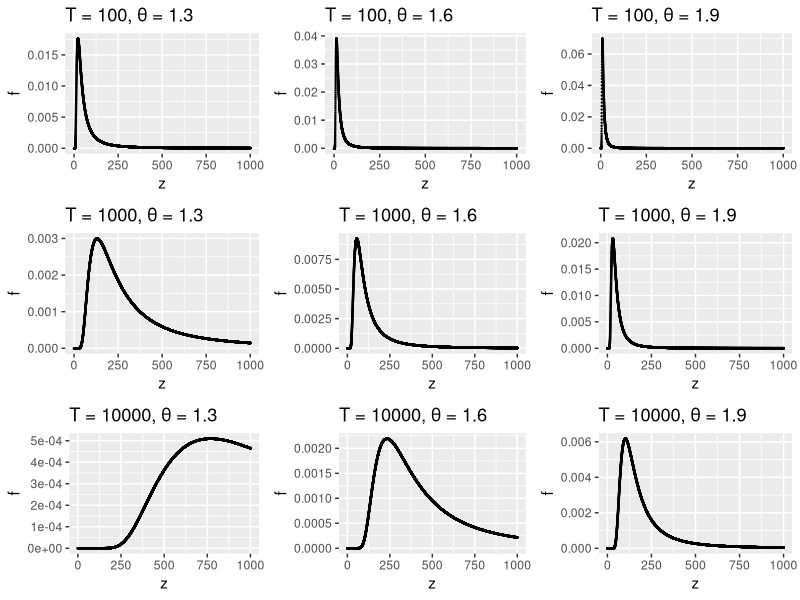

The R source for this figure:
## ---- chunk 1
## global options
knitr::opts_chunk$set(
  fig.width = 10, fig.asp = 1,
  out.width = "95%", fig.align = "center",
  fig.path = 'Figures/', fig.show = "hold",
  warn = 1, warning = FALSE, message = FALSE, echo = TRUE, 
  comment = '', collapse = F, 
  cache = F, cache.comments = F, autodep = TRUE
  )
## ---- chunk 2
library(tidyverse)
library(gridExtra)

num_row = 3
num_col = 3

p <- list()
n <- 0
for (i in 1:num_row) {
  t <- 10*10^i
  string_t <- str_c('T = ', t)
  for (j in 1:num_col) {
    n = n + 1
    theta <- 1 + j*0.3
    string_theta <- str_c(', θ = ', theta)
    
    x <- 1:10000 / 10
    y <- t*theta*x^(-theta - 1)*exp(-t*(x^(-theta)))
    data <- tibble(z = x, f = y)
    p[[n]] <- ggplot(data, aes(x = z, y = f)) + 
      geom_point(size = 0.2) + 
      labs(title = str_c(string_t, string_theta))
  }
}

graph <- arrangeGrob(grobs = p, ncol = num_row)
grid.arrange(graph)
ggsave(file = "Frechet.png", plot = graph, dpi = 600)
